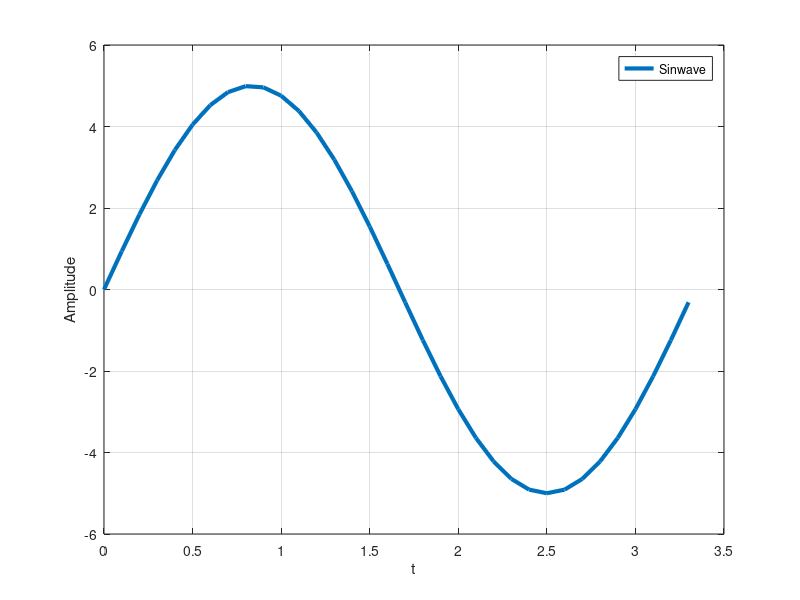

Reproduce this figure in MATLAB.
% © Akif Islam | 2022
% Experiment 1 from DSP LAB MANUAL
% Objective : Generate Signal for Unit Sample, Unit Step, Exponential, Ramp Sequences, Sinusoidal, Random and Periodic Signal

% ---------------------------------------
% Exp: 1.5 - Generate Sinusoidal Signal / Sine Wave
% ---------------------------------------

%Formula : x(n) = A*sin(2*pi*f*t + ph);

t = 0:0.1:3.39999; %End limit should contain at least one full cycle

%Amplitude
A = 5;

%Frequency
f = .3; %Hz

% Phase
ph = 0;


xt = A*sin(2*pi*f*t + ph);

clc
close

plot(t,xt,'-','LineWidth',3);



%Beautificaiton
grid on
xlabel('t');
ylabel('Amplitude');
legend("Sinwave");